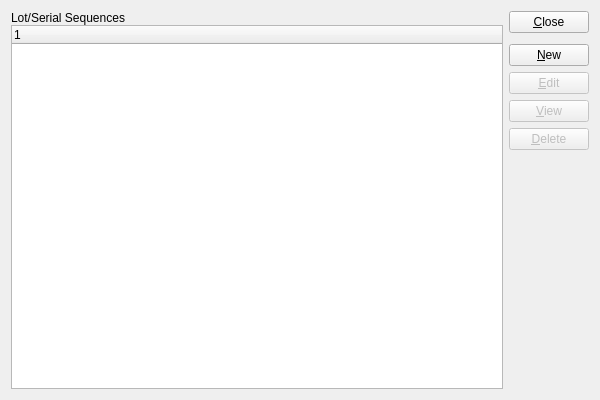
<?xml version="1.0" encoding="UTF-8"?>
<ui version="4.0">
 <comment>This file is part of the xTuple ERP: PostBooks Edition, a free and
open source Enterprise Resource Planning software suite,
Copyright (c) 1999-2011 by OpenMFG LLC, d/b/a xTuple.
It is licensed to you under the Common Public Attribution License
version 1.0, the full text of which (including xTuple-specific Exhibits)
is available at www.xtuple.com/CPAL.  By using this software, you agree
to be bound by its terms.</comment>
 <class>lotSerialSequences</class>
 <widget class="QWidget" name="lotSerialSequences">
  <property name="geometry">
   <rect>
    <x>0</x>
    <y>0</y>
    <width>600</width>
    <height>400</height>
   </rect>
  </property>
  <property name="windowTitle">
   <string>Lot/Serial Sequences</string>
  </property>
  <layout class="QGridLayout" name="gridLayout">
   <item row="0" column="0">
    <layout class="QVBoxLayout">
     <property name="spacing">
      <number>0</number>
     </property>
     <item>
      <widget class="QLabel" name="_lotSerialSequencesLit">
       <property name="text">
        <string>Lot/Serial Sequences</string>
       </property>
      </widget>
     </item>
     <item>
      <widget class="XTreeWidget" name="_lsseq"/>
     </item>
    </layout>
   </item>
   <item row="0" column="1">
    <layout class="QVBoxLayout" name="verticalLayout">
     <item>
      <widget class="QPushButton" name="_close">
       <property name="text">
        <string>&amp;Close</string>
       </property>
      </widget>
     </item>
     <item>
      <spacer name="verticalSpacer">
       <property name="orientation">
        <enum>Qt::Vertical</enum>
       </property>
       <property name="sizeType">
        <enum>QSizePolicy::Preferred</enum>
       </property>
       <property name="sizeHint" stdset="0">
        <size>
         <width>20</width>
         <height>5</height>
        </size>
       </property>
      </spacer>
     </item>
     <item>
      <widget class="QPushButton" name="_new">
       <property name="text">
        <string>&amp;New</string>
       </property>
      </widget>
     </item>
     <item>
      <widget class="QPushButton" name="_edit">
       <property name="enabled">
        <bool>false</bool>
       </property>
       <property name="text">
        <string>&amp;Edit</string>
       </property>
      </widget>
     </item>
     <item>
      <widget class="QPushButton" name="_view">
       <property name="enabled">
        <bool>false</bool>
       </property>
       <property name="text">
        <string>&amp;View</string>
       </property>
      </widget>
     </item>
     <item>
      <widget class="QPushButton" name="_delete">
       <property name="enabled">
        <bool>false</bool>
       </property>
       <property name="text">
        <string>&amp;Delete</string>
       </property>
      </widget>
     </item>
     <item>
      <spacer name="Spacer34">
       <property name="orientation">
        <enum>Qt::Vertical</enum>
       </property>
       <property name="sizeType">
        <enum>QSizePolicy::Expanding</enum>
       </property>
       <property name="sizeHint" stdset="0">
        <size>
         <width>20</width>
         <height>20</height>
        </size>
       </property>
      </spacer>
     </item>
    </layout>
   </item>
  </layout>
 </widget>
 <layoutdefault spacing="6" margin="11"/>
 <pixmapfunction>qPixmapFromMimeSource</pixmapfunction>
 <customwidgets>
  <customwidget>
   <class>XTreeWidget</class>
   <extends>QTreeWidget</extends>
   <header>xtreewidget.h</header>
   <container>1</container>
  </customwidget>
 </customwidgets>
 <tabstops>
  <tabstop>_lsseq</tabstop>
  <tabstop>_new</tabstop>
  <tabstop>_edit</tabstop>
  <tabstop>_view</tabstop>
  <tabstop>_delete</tabstop>
  <tabstop>_close</tabstop>
 </tabstops>
 <resources/>
 <connections>
  <connection>
   <sender>_lsseq</sender>
   <signal>valid(bool)</signal>
   <receiver>_view</receiver>
   <slot>setEnabled(bool)</slot>
   <hints>
    <hint type="sourcelabel">
     <x>20</x>
     <y>20</y>
    </hint>
    <hint type="destinationlabel">
     <x>20</x>
     <y>20</y>
    </hint>
   </hints>
  </connection>
  <connection>
   <sender>_close</sender>
   <signal>clicked()</signal>
   <receiver>lotSerialSequences</receiver>
   <slot>close()</slot>
   <hints>
    <hint type="sourcelabel">
     <x>20</x>
     <y>20</y>
    </hint>
    <hint type="destinationlabel">
     <x>20</x>
     <y>20</y>
    </hint>
   </hints>
  </connection>
 </connections>
</ui>
